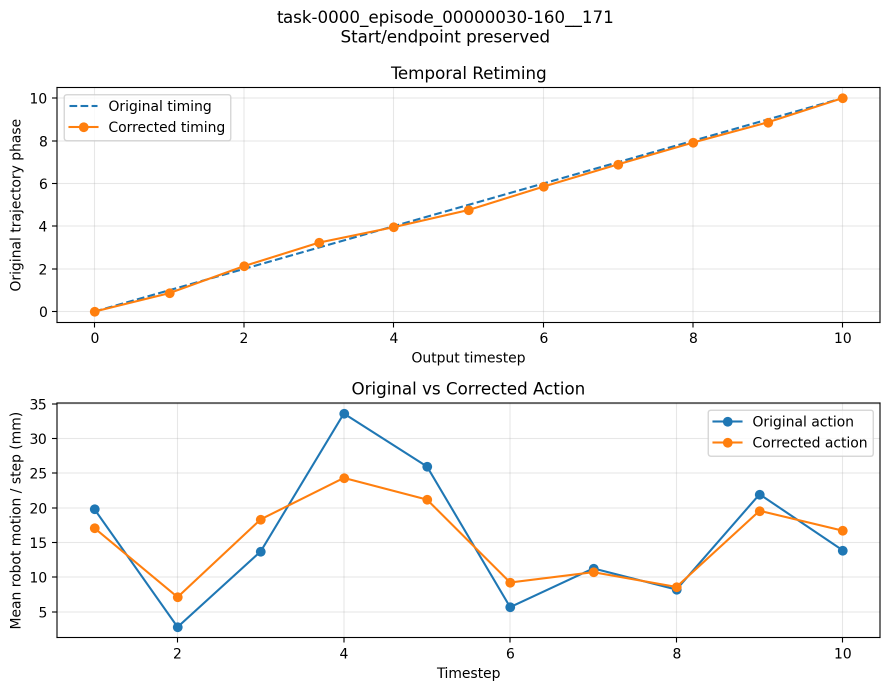
#> input picture diagnostics/results/original_vs_corrected_action.png, 1780 x 1382 px (shown at 1/2 size)
$ python -i make_intro_problem_figure_breakage_clean.py   (imports and definitions only)
#> lines starting #> are read from the running program, lines starting #| are printed output that depends on the picture; after the words box and inside, x2 and y2 are one past the last pixel; in counts of white or black regions, pixels touching at a corner belong together
#!/usr/bin/env python3
from pathlib import Path
import re
import numpy as np
from PIL import Image
import matplotlib.pyplot as plt
from matplotlib.lines import Line2D

# ------------------------------------------------------------
# Paths
# ------------------------------------------------------------
REPO = Path(__file__).resolve().parents[1]
RESULTS = REPO / "diagnostics" / "results"
OUT_DIR = RESULTS / "problem_intro_panels"
# [1 line not run here, left out]

RADIO_FINAL = RESULTS / "radio_breakage_visualization" / "radio_breakage_final.png"
PNG_OUT = OUT_DIR / "figure1_problem_breakage_clean.png"
PDF_OUT = OUT_DIR / "figure1_problem_breakage_clean.pdf"

# ------------------------------------------------------------
# Plot style
# ------------------------------------------------------------
# [6 lines not run here, left out]

# ------------------------------------------------------------
# Image helpers
# ------------------------------------------------------------
def white_to_transparent(im, white_thresh=245):
    im = im.convert("RGBA")
    arr = np.array(im)
    rgb = arr[:, :, :3]
    alpha = arr[:, :, 3]

    white = (rgb[:, :, 0] >= white_thresh) & (rgb[:, :, 1] >= white_thresh) & (rgb[:, :, 2] >= white_thresh)
    alpha[white] = 0
    arr[:, :, 3] = alpha
    return Image.fromarray(arr)

def trim_by_mask(im, mask, pad=10):
    ys, xs = np.where(mask)
    if len(xs) == 0 or len(ys) == 0:
        return im
    x0 = max(int(xs.min()) - pad, 0)
    y0 = max(int(ys.min()) - pad, 0)
    x1 = min(int(xs.max()) + pad + 1, im.width)
    y1 = min(int(ys.max()) + pad + 1, im.height)
    return im.crop((x0, y0, x1, y1))

def find_content_mask(im, white_thresh=245, black_thresh=70):
    """
    Keep colored / gray geometry, remove white background and most black text.
    """
    arr = np.array(im.convert("RGBA"))
    rgb = arr[:, :, :3]
    alpha = arr[:, :, 3] > 0

    not_white = (rgb < white_thresh).any(axis=2)
    not_black_text = ~((rgb[:, :, 0] < black_thresh) &
                       (rgb[:, :, 1] < black_thresh) &
                       (rgb[:, :, 2] < black_thresh))

    mask = alpha & not_white & not_black_text
    return mask

def crop_original_object_from_radio_final(path: Path):
    """
    Crop only the left-most GT object from radio_breakage_final.png.
    """
    if not path.exists():
        raise FileNotFoundError(f"Missing: {path}")

    im = Image.open(path).convert("RGBA")
    W, H = im.size

    # tuned crop for current radio_breakage_final layout
    crop = im.crop((
        int(0.03 * W),   # left
        int(0.18 * H),   # top
        int(0.23 * W),   # right
        int(0.84 * H),   # bottom
    ))

    mask = find_content_mask(crop)
    crop = trim_by_mask(crop, mask, pad=20)
    crop = white_to_transparent(crop)
    return crop

def choose_qual_dir(results_root: Path):
    preferred = results_root / "problem_failure_qualitative_final"
    if preferred.exists():
        return preferred

    cands = []
    for d in results_root.glob("problem_failure_qualitative*"):
        if d.is_dir():
            imgs = list(d.glob("t*_prediction.png"))
            if imgs:
                cands.append((len(imgs), d))
    if not cands:
        raise RuntimeError("No problem_failure_qualitative* directory with t*_prediction.png found.")
    cands.sort(key=lambda x: (-x[0], str(x[1])))
    return cands[0][1]

# [28 lines left out: function pick_frames, not called in this run]

def crop_prediction_object(path: Path):
    """
    Crop only the geometric object region from a t*_prediction.png.
    Removes most embedded text and whitespace.
    """
#> called with path = 'results/original_vs_corrected_action.png'
    im = Image.open(path).convert("RGBA")
#> im is the input picture: PIL image 1780x1382 RGBA; mean R, G, B, A 248.1, 247.6, 247.1, 255
    arr = np.array(im)
    H, W = arr.shape[:2]

    # first pass: remove background + black text
    mask = find_content_mask(im)
#> in find_content_mask, `not_white = (rgb < white_thresh).any(axis=2)`:
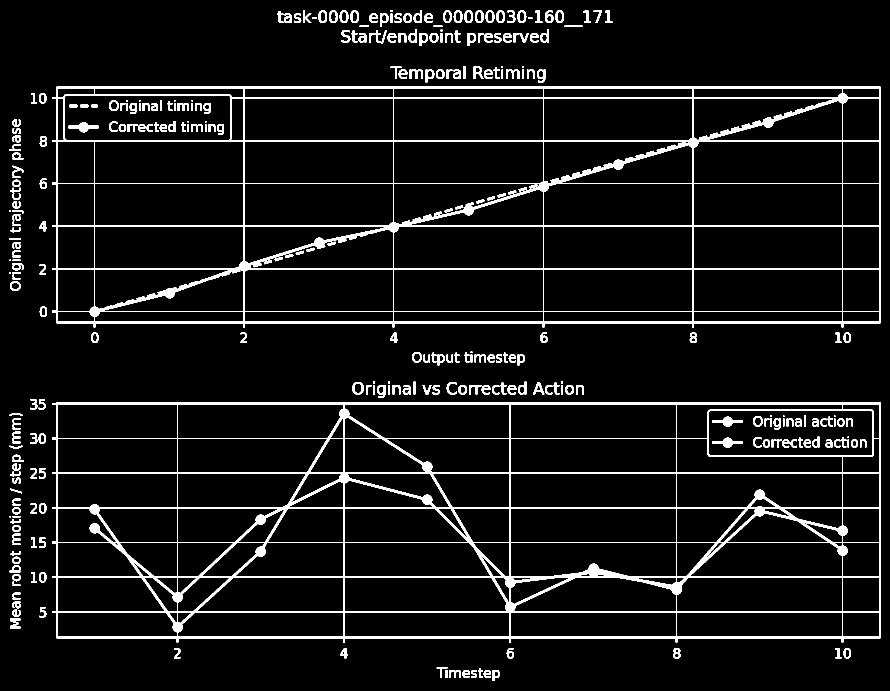
#> not_white: shape (1382, 1780) bool (shown at 1/2 size); 6.7% white; 299 white regions (22 under 20 px), largest, box (x1, y1, x2, y2) and area: (104, 804, 1762, 1285) 67372, (104, 173, 1762, 655) 56371, (136, 244, 198, 265) 577

    # If bottom captions remain, suppress bottom 22% area from bbox estimation
    mask_for_bbox = mask.copy()
    mask_for_bbox[int(0.78 * H):, :] = False
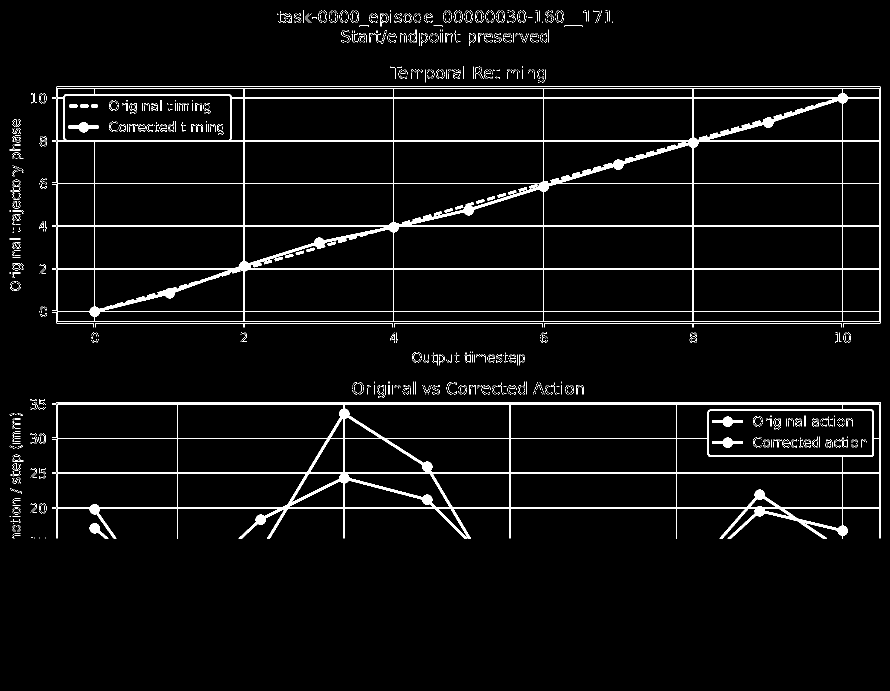
#> mask_for_bbox: shape (1382, 1780) bool (shown at 1/2 size); 3.8% white; 2228 white regions (2109 under 20 px), largest, box (x1, y1, x2, y2) and area: (115, 176, 1759, 644) 43283, (115, 807, 1759, 1077) 28801, (104, 173, 1762, 655) 2232

    cropped = trim_by_mask(im, mask_for_bbox, pad=18)
#> in trim_by_mask, `x0 = max(int(xs.min()) - pad, 0)`: x0 = 1
#> in trim_by_mask, `y0 = max(int(ys.min()) - pad, 0)`: y0 = 2
#> in trim_by_mask, `x1 = min(int(xs.max()) + pad + 1, im.width)`: x1 = 1780
#> in trim_by_mask, `y1 = min(int(ys.max()) + pad + 1, im.height)`: y1 = 1095

    # second pass trim
    mask2 = find_content_mask(cropped)
#> call 2 of find_content_mask, with white_thresh = 245, black_thresh = 70
#> in find_content_mask (call 2), `not_black_text = ~((rgb[:, :, 0] < black_thresh) & (rgb[:, :, 1] < bla..`:
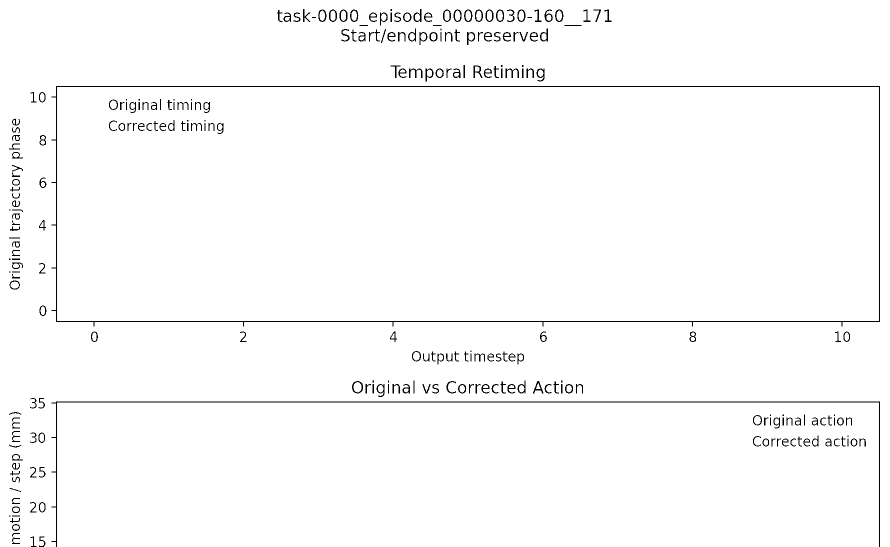
#> not_black_text: shape (1093, 1779) bool (shown at 1/2 size); 98.2% white; black in thin lines or dots
#> in find_content_mask (call 2), `mask = alpha & not_white & not_black_text`:
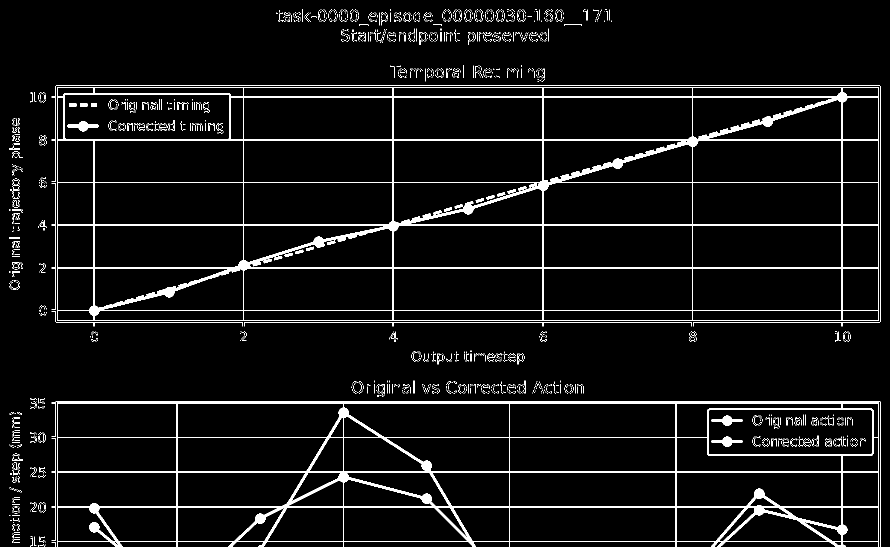
#> mask: shape (1093, 1779) bool (shown at 1/2 size); 5.1% white; 2241 white regions (2121 under 20 px), largest, box (x1, y1, x2, y2) and area: (114, 174, 1758, 642) 43283, (114, 805, 1758, 1093) 33761, (103, 171, 1761, 653) 2232
    cropped = trim_by_mask(cropped, mask2, pad=15)
#> call 2 of trim_by_mask, with pad = 15
#> in trim_by_mask (call 2), `x0 = max(int(xs.min()) - pad, 0)`: x0 = 3
#> in trim_by_mask (call 2), `x1 = min(int(xs.max()) + pad + 1, im.width)`: x1 = 1776
#> in trim_by_mask (call 2), `y1 = min(int(ys.max()) + pad + 1, im.height)`: y1 = 1093
#> in trim_by_mask (call 2), `return im.crop((x0, y0, x1, y1))`:
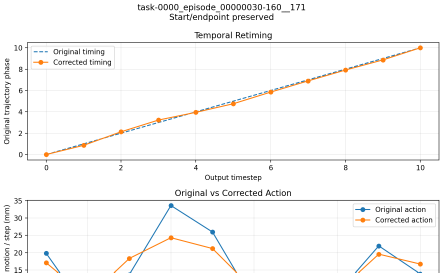
#> returned value: PIL image 1773x1090 RGBA (shown at 1/4 size); mean R, G, B, A 247.9, 247.3, 246.8, 255
    cropped = white_to_transparent(cropped)
#> in white_to_transparent, `white = (rgb[:, :, 0] >= white_thresh) & (rgb[:, :, 1] >= white_thresh..`:
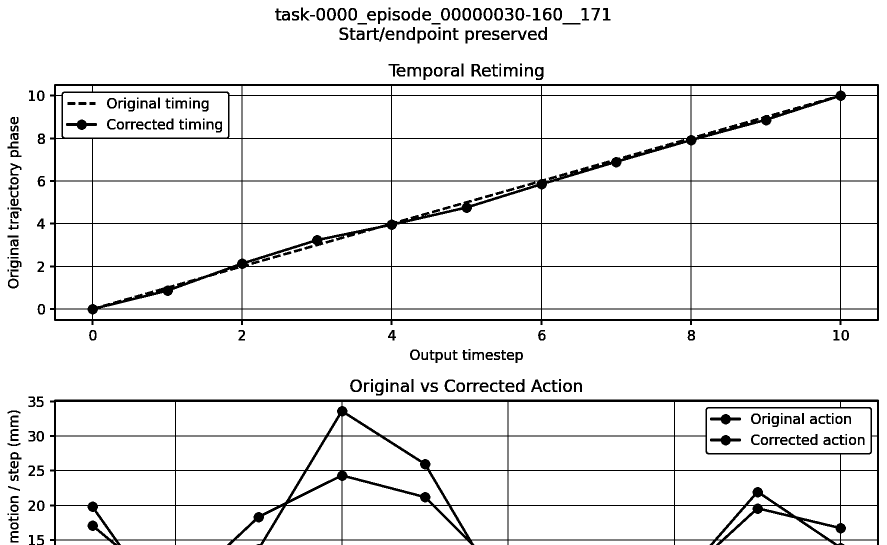
#> white: shape (1090, 1773) bool (shown at 1/2 size); 93.1% white; 273 black regions (22 under 20 px), largest, box (x1, y1, x2, y2) and area: (100, 168, 1758, 650) 56371, (100, 799, 1758, 1090) 40597, (132, 239, 194, 260) 577
#> in white_to_transparent, `alpha[white] = 0`:
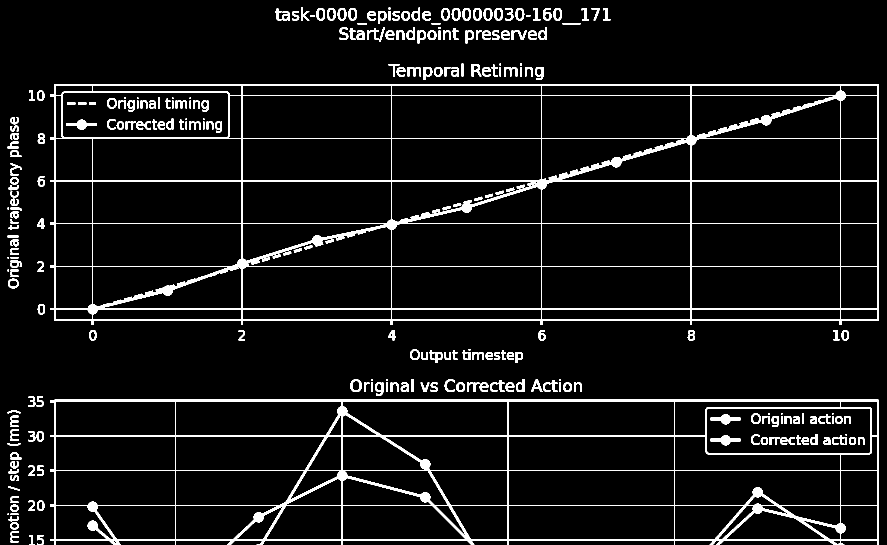
#> alpha: shape (1090, 1773) (shown at 1/2 size); 6.9% white; 273 white regions (22 under 20 px), largest, box (x1, y1, x2, y2) and area: (100, 168, 1758, 650) 56371, (100, 799, 1758, 1090) 40597, (132, 239, 194, 260) 577
    return cropped

# ------------------------------------------------------------
# Load assets
# ------------------------------------------------------------
# [1 line that did not run here, left out]
# [1 line that did not run here, left out]
# [1 line that did not run here, left out]
# [1 line that did not run here, left out]

# [3 lines not run here, left out]

# ------------------------------------------------------------
# Build figure
# ------------------------------------------------------------
# [1 line that did not run here, left out]

# [1 line that did not run here, left out]
# [5 lines that did not run here, left out]

# Left panel
# [1 line that did not run here, left out]
# [3 lines not run here, left out]

# Right panel grid
# [1 line that did not run here, left out]
axes = []
# [6 lines not run here, left out]

# Right panel title
# [1 line that did not run here, left out]
# [1 line that did not run here, left out]
# [1 line that did not run here, left out]

# [6 lines not run here, left out]

# Vertical separator
# [1 line that did not run here, left out]
# [33 lines not run here, left out]

>>> result = crop_prediction_object('results/original_vs_corrected_action.png')

$ run again, on diagnostics/results/action_working_range_v2_7987/exploratory_action_factor_top15.png
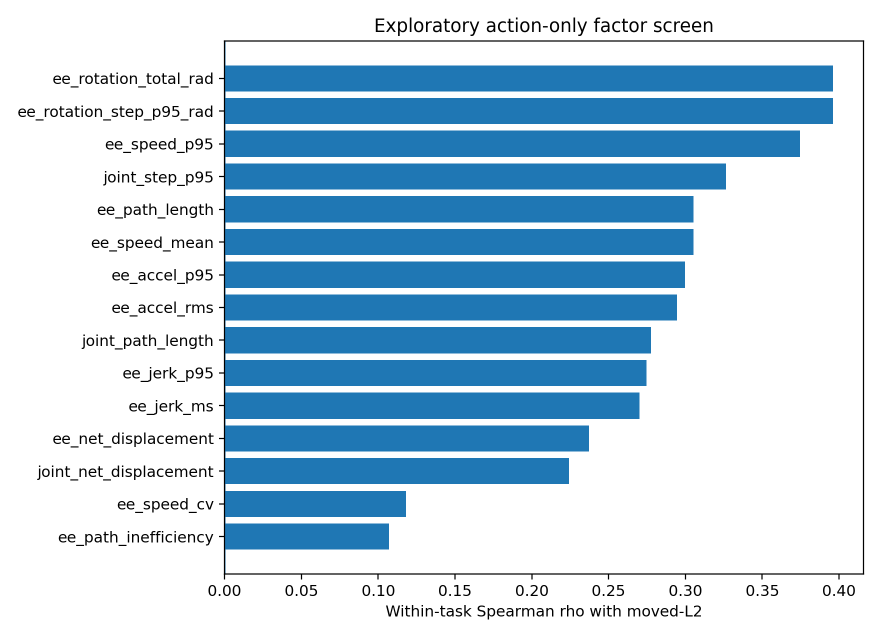
#> input picture diagnostics/results/action_working_range_v2_7987/exploratory_action_factor_top15.png, 1760 x 1276 px (shown at 1/2 size)
#> in crop_prediction_object, im is the input picture: PIL image 1760x1276 RGBA; mean R, G, B, A 182.1, 208.6, 227, 255
#> not_white: shape (1276, 1760) bool; 33.1% white; 352 white regions (27 under 20 px), largest, box (x1, y1, x2, y2) and area: (438, 80, 1729, 1159) 694943, (926, 42, 959, 72) 338, (772, 1211, 801, 1233) 301
#> not_black_text: shape (1276, 1760) bool; 98.2% white; black in thin lines or dots
#> mask: shape (1276, 1760) bool; 31.3% white; 2863 white regions (2689 under 20 px), largest, box (x1, y1, x2, y2) and area: (450, 83, 1726, 1147) 680003, (438, 80, 1729, 1159) 2493, (450, 1149, 602, 1159) 170
#> in crop_prediction_object, `mask_for_bbox[int(0.78 * H):, :] = False`:
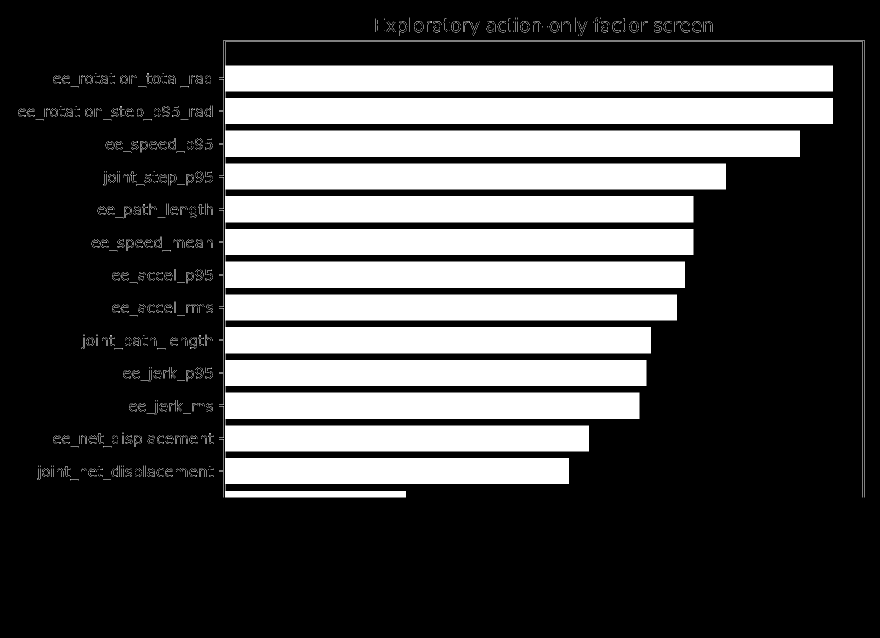
#> mask_for_bbox: shape (1276, 1760) bool (shown at 1/2 size); 29.5% white; 1924 white regions (1799 under 20 px), largest, box (x1, y1, x2, y2) and area: (450, 83, 1726, 995) 647342, (438, 80, 1729, 995) 2280, (438, 223, 448, 287) 82
#> x0 = 18
#> y0 = 17
#> x1 = 1747
#> y1 = 1013
#> not_white: shape (996, 1729) bool; 40.5% white; 256 white regions (12 under 20 px), largest, box (x1, y1, x2, y2) and area: (420, 63, 1711, 996) 663806, (908, 25, 941, 55) 338, (778, 25, 797, 55) 273
#> not_black_text: shape (996, 1729) bool; 98.3% white; black in thin lines or dots
#> mask: shape (996, 1729) bool; 38.9% white; 1993 white regions (1866 under 20 px), largest, box (x1, y1, x2, y2) and area: (432, 66, 1708, 996) 653876, (420, 63, 1711, 996) 2298, (420, 206, 430, 270) 82
#> in white_to_transparent, `white = (rgb[:, :, 0] >= white_thresh) & (rgb[:, :, 1] >= white_thresh..`:
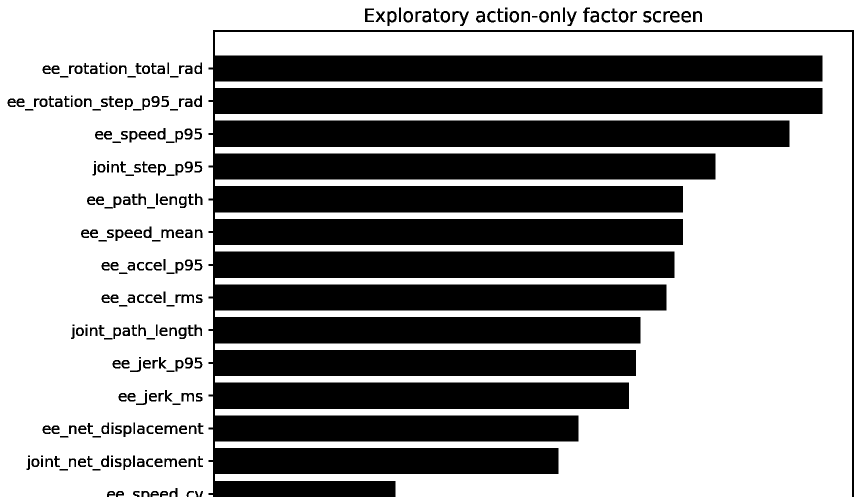
#> white: shape (993, 1723) bool (shown at 1/2 size); 59.2% white; 256 black regions (12 under 20 px), largest, box (x1, y1, x2, y2) and area: (417, 60, 1708, 993) 663806, (905, 22, 938, 52) 338, (775, 22, 794, 52) 273
